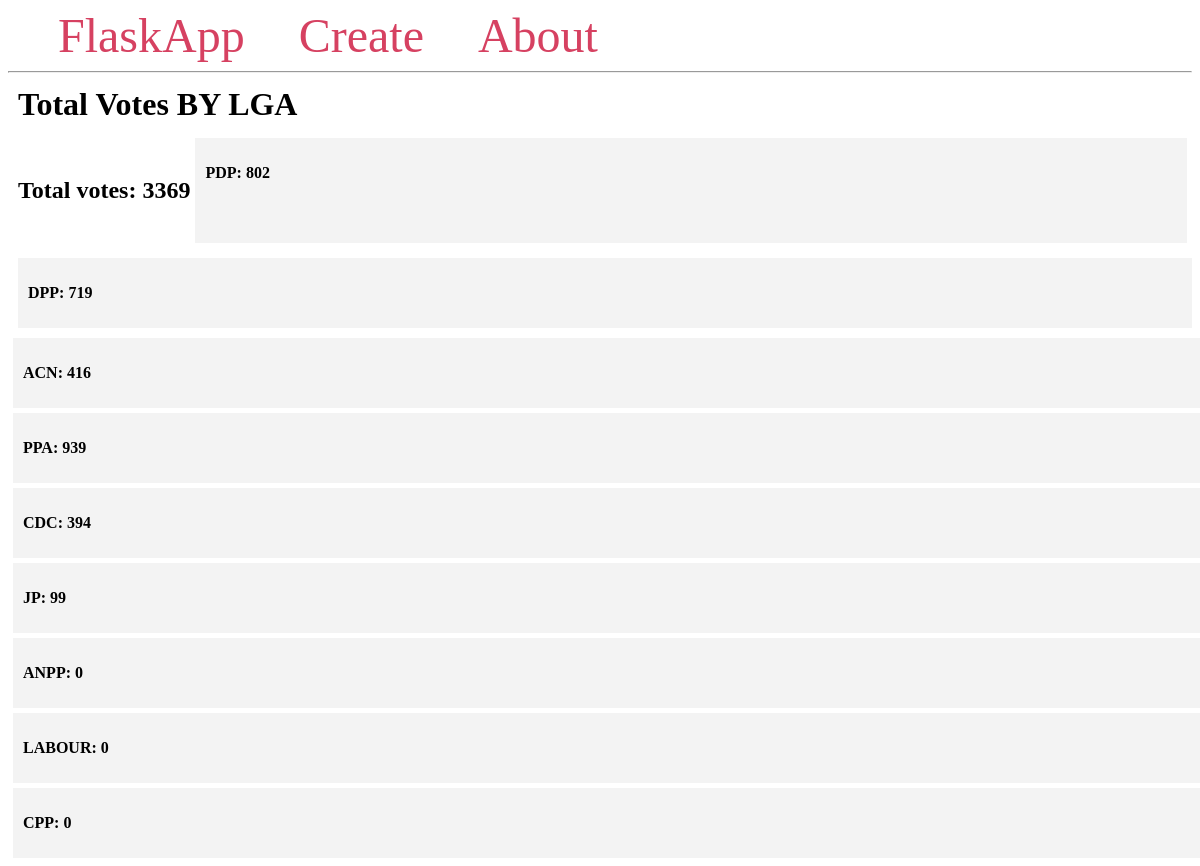
The page /total_lga/1 on the database its author committed.
### tables this page shows
CREATE TABLE 'party' (
  'id' int PRIMARY KEY,
  'partyid' varchar(11) NOT NULL,
  'partyname' varchar(11) NOT NULL
);

### app.py (the view)
@app.route('/total_lga/<int:lga_id>')
def total_lga(lga_id):
    polling_unit = session.query(PollingUnit).filter_by(lga_id=lga_id).all()
    polling_units = [[i.partyname, 0] for i in session.query(Party).all()]
    total = 0
    for res in polling_unit:
        polling_unit_id = res.polling_unit_id
        print( polling_unit_id)
        polling_unit_result = get_polling_unit(polling_unit_id)
        print(polling_units)
        i = 0
        for item in polling_unit_result:
            if item[0] == polling_units[i][0]:
                polling_units[i][1] += item[1]
                total += item[1]
                i += 1
    print(total)
    response = {
        "polling_units": polling_units,
        "total": total
    }
    return render_template('total_lga.html', response=response)

### app.py (called while the page is built)
def get_polling_unit(id):
    announced_pu_results = session.query(AnnouncedPuResults).filter_by(polling_unit_uniqueid=id).all()
    result = []
    for res in announced_pu_results:
        party, score = res.party_abbreviation, res.party_score
        result.append([
            party,
            score
        ])
    return result

### templates/total_lga.html (shortened to what this page needs)
{% extends 'base.html' %}
{% block content %}
    <h1 class="title">{% block title %} Total Votes BY LGA {% endblock %}</h1>
    <div class="content">
      <h2><p><b>Total votes: {{ response['total'] }}</b></p></h2><br/>
        {% for party in response['polling_units'] %}
            <div class="student">
                <p><b>{{ party[0] }}: {{ party[1] }}</b></p>
                </div>
            </div>
        {% endfor %}
{% endblock %}

### templates/base.html (shortened to what this page needs)
<!DOCTYPE html>
<html lang="en">
<head>
</head>
<body>
    <nav>
        <a href="{{ url_for('index') }}">FlaskApp</a>
        <a href="#">Create</a>
        <a href="#">About</a>
    </nav>
    <hr>
    <div class="content">
        {% block content %} {% endblock %}
</body>
</html>

### templates/base.html (style rules this page uses)
.title { margin: 5px; }
.content { margin: 5px; width: 100%; display: flex; flex-direction: row; flex-wrap: wrap; }
.student { flex: 20%; padding: 10px; margin: 5px; background-color: #f3f3f3; inline-size: 100%; }
nav a { color: #d64161; font-size: 3em; margin-left: 50px; text-decoration: none; }

### rows shown on the page
party: partyname "PDP", party "802"
party: partyname "DPP", party "719"
party: partyname "ACN", party "416"
party: partyname "PPA", party "939"
party: partyname "CDC", party "394"
party: partyname "JP", party "99"
party: partyname "ANPP", party "0"
party: partyname "LABOUR", party "0"
party: partyname "CPP", party "0"

### other values the page prints
{{ response['total'] }} "3369"
